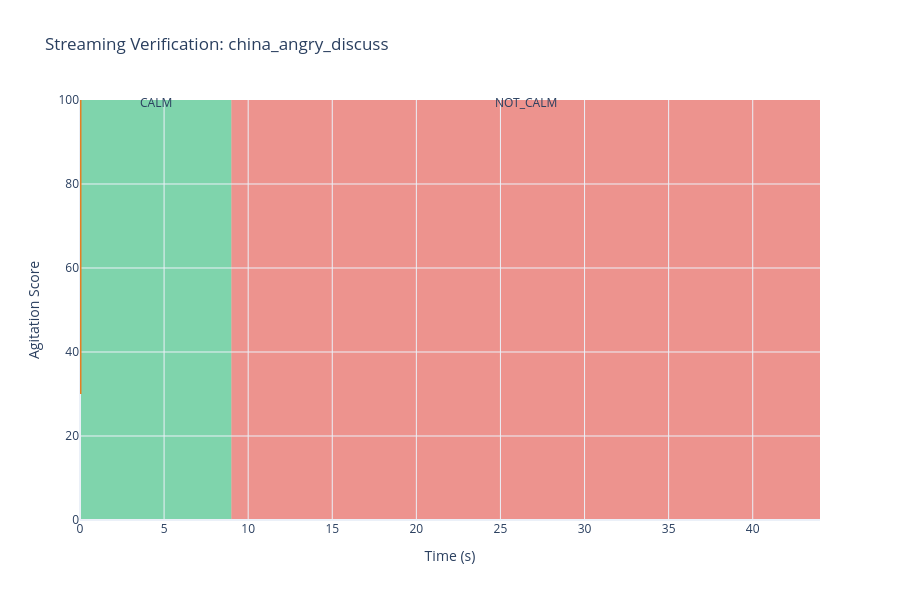

Notebook cell for this chart:
### Code cell
# 3. Plotting Logic (Replicating the Original Viz)

def plot_results(df, filename_stem):
    if df.empty:
        return
        
    gt = GT_PRESETS.get(filename_stem, [])
    
    fig = go.Figure()

    # GT Background
    shapes = []
    annotations = []
    for item in gt:
        color = "rgba(0, 170, 90, 0.5)" if item["label"] == "CALM" else "rgba(220, 40, 30, 0.5)"
        shapes.append({
            "type": "rect",
            "x0": item["start"], "x1": item["end"],
            "y0": 0, "y1": 1, "yref": "paper",
            "fillcolor": color, "line": {"width": 0}, "layer": "below"
        })
        annotations.append({
            "x": (item["start"] + item["end"]) / 2,
            "y": 1.02, "yref": "paper",
            "text": item["label"], "showarrow": False
        })

    # Main Line
    fig.add_trace(go.Scatter(
        x=df["time_sec"], y=df["agitation_score"],
        mode="lines", line=dict(color="#E67E22", width=3),
        name="Agitation (New Stream)"
    ))
    
    # Mood Tags (Hover)
    hover_text = []
    for _, row in df.iterrows():
        t = f"State: {row['state']}<br>Tone: {row['tone_description']}<br>Frust.Control: {row['frustration_control']}"
        hover_text.append(t)
        
    fig.update_traces(text=hover_text, hoverinfo="text+y+x")

    fig.update_layout(
        title=f"Streaming Verification: {filename_stem}",
        shapes=shapes,
        annotations=annotations,
        yaxis=dict(range=[0, 100], title="Agitation Score"),
        xaxis=dict(title="Time (s)"),
        template="plotly_white",
        height=600
    )
    fig.show()

stem = AUDIO_PATH.stem
plot_results(df_res, "china_angry_discuss")

### Figure 1 — Plotly figure (JSON) as saved in the notebook; plotly's stock layout.template omitted (floating-point values rounded to 4 significant figures)
{"data": [{"hoverinfo": "text+y+x", "line": {"color": "#E67E22", "width": 3}, "mode": "lines", "name": "Agitation (New Stream)", "text": ["State: CALM<br>Tone: Loud, Trembling<br>Frust.Control: High", "State: CALM<br>Tone: Loud, Trembling<br>Frust.Control: High", "State: NOT_CALM<br>Tone: Loud, Trembling<br>Frust.Control: High", "State: NOT_CALM<br>Tone: Loud, Trembling<br>Frust.Control: Low", "State: NOT_CALM<br>Tone: Loud<br>Frust.Control: Low", "State: NOT_CALM<br>Tone: Loud<br>Frust.Control: Low", "State: NOT_CALM<br>Tone: Loud<br>Frust.Control: Low", "State: NOT_CALM<br>Tone: Loud<br>Frust.Control: Low", "State: NOT_CALM<br>Tone: Loud<br>Frust.Control: Low", "State: NOT_CALM<br>Tone: Loud, Trembling<br>Frust.Control: Low", "State: NOT_CALM<br>Tone: Loud, Trembling<br>Frust.Control: Low", "State: NOT_CALM<br>Tone: Loud, High-Pitch, Trembling<br>Frust.Control: Low", "State: NOT_CALM<br>Tone: Loud, High-Pitch, Trembling<br>Frust.Control: Low", "State: NOT_CALM<br>Tone: Loud, Trembling<br>Frust.Control: Low", "State: NOT_CALM<br>Tone: Loud, Trembling<br>Frust.Control: Low", "State: NOT_CALM<br>Tone: Loud, Trembling<br>Frust.Control: Low", "State: NOT_CALM<br>Tone: Loud<br>Frust.Control: Low", "State: NOT_CALM<br>Tone: Loud, Trembling<br>Frust.Control: Low", "State: NOT_CALM<br>Tone: Loud, Trembling<br>Frust.Control: Low", "State: NOT_CALM<br>Tone: Loud, Trembling<br>Frust.Control: Low", "State: NOT_CALM<br>Tone: Loud, Trembling<br>Frust.Control: Low", "State: NOT_CALM<br>Tone: Loud<br>Frust.Control: High", "State: NOT_CALM<br>Tone: Loud, Trembling<br>Frust.Control: Low", "State: NOT_CALM<br>Tone: Loud<br>Frust.Control: Low", "State: NOT_CALM<br>Tone: Loud, Trembling<br>Frust.Control: Low", "State: NOT_CALM<br>Tone: Loud, Trembling<br>Frust.Control: Low", "State: NOT_CALM<br>Tone: Loud, Trembling<br>Frust.Control: Low", "State: NOT_CALM<br>Tone: Loud, Trembling<br>Frust.Control: Low", "State: NOT_CALM<br>Tone: Loud, Trembling<br>Frust.Control: Low", "State: NOT_CALM<br>Tone: Loud, High-Pitch, Trembling<br>Frust.Control: Low", "State: NOT_CALM<br>Tone: Loud, High-Pitch, Trembling<br>Frust.Control: Low", "State: NOT_CALM<br>Tone: Loud, High-Pitch, Trembling<br>Frust.Control: Low", "State: NOT_CALM<br>Tone: Loud, High-Pitch, Trembling<br>Frust.Control: Low", "State: NOT_CALM<br>Tone: Loud, Trembling<br>Frust.Control: Low", "State: NOT_CALM<br>Tone: Loud, High-Pitch, Trembling<br>Frust.Control: Low", "State: NOT_CALM<br>Tone: Loud, High-Pitch, Trembling<br>Frust.Control: Low", "State: NOT_CALM<br>Tone: Loud, High-Pitch, Trembling<br>Frust.Control: Low", "State: NOT_CALM<br>Tone: Loud, High-Pitch, Trembling<br>Frust.Control: Low", "State: NOT_CALM<br>Tone: Loud, High-Pitch<br>Frust.Control: Low", "State: NOT_CALM<br>Tone: Loud, High-Pitch<br>Frust.Control: Low", "State: NOT_CALM<br>Tone: Loud, High-Pitch<br>Frust.Control: Low", "State: NOT_CALM<br>Tone: Loud, High-Pitch, Trembling<br>Frust.Control: Low", "State: NOT_CALM<br>Tone: Loud, High-Pitch<br>Frust.Control: Low", "State: NOT_CALM<br>Tone: Loud, High-Pitch<br>Frust.Control: Low", "State: NOT_CALM<br>Tone: Loud, High-Pitch, Trembling<br>Frust.Control: Low", "State: NOT_CALM<br>Tone: Loud, High-Pitch, Trembling<br>Frust.Control: Low", "State: NOT_CALM<br>Tone: Loud, High-Pitch, Trembling<br>Frust.Control: Low", "State: NOT_CALM<br>Tone: Loud, High-Pitch, Trembling<br>Frust.Control: Low", "State: NOT_CALM<br>Tone: Loud, High-Pitch, Trembling<br>Frust.Control: Low", "State: NOT_CALM<br>Tone: Loud, High-Pitch, Trembling<br>Frust.Control: Low", "State: NOT_CALM<br>Tone: Loud, High-Pitch, Trembling<br>Frust.Control: Low", "State: NOT_CALM<br>Tone: Loud, High-Pitch, Trembling<br>Frust.Control: Low", "State: NOT_CALM<br>Tone: Loud, High-Pitch, Trembling<br>Frust.Control: Low", "State: NOT_CALM<br>Tone: Loud, High-Pitch, Trembling<br>Frust.Control: Low", "State: NOT_CALM<br>Tone: Loud, High-Pitch, Trembling<br>Frust.Control: Low", "State: NOT_CALM<br>Tone: Loud, High-Pitch<br>Frust.Control: Low", "State: NOT_CALM<br>Tone: Loud, High-Pitch<br>Frust.Control: Low", "State: NOT_CALM<br>Tone: Loud, High-Pitch, Trembling<br>Frust.Control: Low", "State: NOT_CALM<br>Tone: Loud, High-Pitch<br>Frust.Control: Low", "State: NOT_CALM<br>Tone: Loud, High-Pitch<br>Frust.Control: Low", "State: NOT_CALM<br>Tone: Loud, High-Pitch, Trembling<br>Frust.Control: Low", "State: NOT_CALM<br>Tone: Loud, High-Pitch, Trembling<br>Frust.Control: Low", "State: NOT_CALM<br>Tone: Loud, High-Pitch, Trembling<br>Frust.Control: Low", "State: NOT_CALM<br>Tone: Loud, High-Pitch<br>Frust.Control: Low", "State: NOT_CALM<br>Tone: Loud, High-Pitch, Trembling<br>Frust.Control: Low", "State: NOT_CALM<br>Tone: Loud, High-Pitch, Trembling<br>Frust.Control: Low", "State: NOT_CALM<br>Tone: Loud, High-Pitch, Trembling<br>Frust.Control: Low", "State: NOT_CALM<br>Tone: Loud, High-Pitch, Trembling<br>Frust.Control: Low", "State: NOT_CALM<br>Tone: Loud, High-Pitch, Trembling<br>Frust.Control: Low", "State: NOT_CALM<br>Tone: Loud, High-Pitch<br>Frust.Control: Low", "State: NOT_CALM<br>Tone: Loud, High-Pitch, Trembling<br>Frust.Control: Low", "State: NOT_CALM<br>Tone: Loud, High-Pitch<br>Frust.Control: Low", "State: NOT_CALM<br>Tone: Loud, High-Pitch<br>Frust.Control: Low", "State: NOT_CALM<br>Tone: Loud, High-Pitch, Trembling<br>Frust.Control: Low", "State: NOT_CALM<br>Tone: Loud, High-Pitch, Trembling<br>Frust.Control: Low", "State: NOT_CALM<br>Tone: Loud, High-Pitch, Trembling<br>Frust.Control: Low", "State: NOT_CALM<br>Tone: Loud, High-Pitch<br>Frust.Control: Low", "State: NOT_CALM<br>Tone: Loud, High-Pitch<br>Frust.Control: Low", "State: NOT_CALM<br>Tone: Loud, High-Pitch, Trembling<br>Frust.Control: Low", "State: NOT_CALM<br>Tone: Loud, High-Pitch, Trembling<br>Frust.Control: Low", "State: NOT_CALM<br>Tone: Loud, High-Pitch, Trembling<br>Frust.Control: Low", "State: NOT_CALM<br>Tone: Loud, High-Pitch, Trembling<br>Frust.Control: Low", "State: NOT_CALM<br>Tone: Loud, High-Pitch, Trembling<br>Frust.Control: Low", "State: NOT_CALM<br>Tone: Loud, High-Pitch, Trembling<br>Frust.Control: Low", "State: NOT_CALM<br>Tone: Loud, High-Pitch, Trembling<br>Frust.Control: Low", "State: NOT_CALM<br>Tone: Loud, High-Pitch, Trembling<br>Frust.Control: Low", "State: NOT_CALM<br>Tone: Loud, High-Pitch, Trembling<br>Frust.Control: Low", "State: NOT_CALM<br>Tone: Loud, Trembling<br>Frust.Control: Low", "State: NOT_CALM<br>Tone: Loud, High-Pitch<br>Frust.Control: Low", "State: NOT_CALM<br>Tone: Loud, High-Pitch, Trembling<br>Frust.Control: Low", "State: NOT_CALM<br>Tone: Loud, High-Pitch, Trembling<br>Frust.Control: Low", "State: NOT_CALM<br>Tone: Loud, High-Pitch, Trembling<br>Frust.Control: Low", "State: NOT_CALM<br>Tone: Loud, High-Pitch, Trembling<br>Frust.Control: Low"], "type": "scatter", "x": [0, 0, 0, 0, 0, 0, 0, 0, 0, 0, 0, 0, 0, 0, 0, 0, 0, 0, 0, 0, 0, 0, 0, 0, 0, 0, 0, 0, 0, 0, 0, 0, 0, 0, 0, 0, 0, 0, 0, 0, 0, 0, 0, 0, 0, 0, 0, 0, 0, 0, 0, 0, 0, 0, 0, 0, 0, 0, 0, 0, 0, 0, 0, 0, 0, 0, 0, 0, 0, 0, 0, 0, 0, 0, 0, 0, 0, 0, 0, 0, 0, 0, 0, 0, 0, 0, 0, 0, 0, 0, 0, 0, 0], "y": [30, 51, 65.7, 76, 83.2, 88.2, 91.8, 94.2, 96, 97.2, 98, 98.6, 99, 99.3, 99.5, 99.7, 99.8, 99.8, 99.9, 99.9, 99.9, 100, 100, 100, 100, 100, 100, 100, 100, 100, 100, 100, 100, 100, 100, 100, 100, 100, 100, 100, 100, 100, 100, 100, 100, 100, 100, 100, 100, 100, 100, 100, 100, 100, 100, 100, 100, 100, 100, 100, 100, 100, 100, 100, 100, 100, 100, 100, 100, 100, 100, 100, 100, 100, 100, 100, 100, 100, 100, 100, 100, 100, 100, 100, 100, 100, 100, 100, 100, 100, 100, 100, 100]}], "layout": {"annotations": [{"showarrow": false, "text": "CALM", "x": 4.5, "y": 1.02, "yref": "paper"}, {"showarrow": false, "text": "NOT_CALM", "x": 26.5, "y": 1.02, "yref": "paper"}], "height": 600, "shapes": [{"fillcolor": "rgba(0, 170, 90, 0.5)", "layer": "below", "line": {"width": 0}, "type": "rect", "x0": 0, "x1": 9, "y0": 0, "y1": 1, "yref": "paper"}, {"fillcolor": "rgba(220, 40, 30, 0.5)", "layer": "below", "line": {"width": 0}, "type": "rect", "x0": 9, "x1": 44, "y0": 0, "y1": 1, "yref": "paper"}], "title": {"text": "Streaming Verification: china_angry_discuss"}, "xaxis": {"title": {"text": "Time (s)"}}, "yaxis": {"range": [0, 100], "title": {"text": "Agitation Score"}}}}
